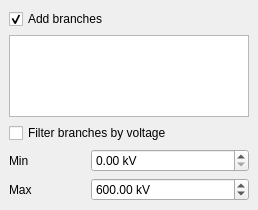
                     <widget class="QWidget" name="contingencyBranchesPage">
                      <property name="geometry">
                       <rect>
                        <x>0</x>
                        <y>0</y>
                        <width>258</width>
                        <height>210</height>
                       </rect>
                      </property>
                      <attribute name="label">
                       <string>Branches</string>
                      </attribute>
                      <layout class="QVBoxLayout" name="verticalLayout_40">
                       <property name="leftMargin">
                        <number>0</number>
                       </property>
                       <property name="topMargin">
                        <number>0</number>
                       </property>
                       <property name="rightMargin">
                        <number>0</number>
                       </property>
                       <property name="bottomMargin">
                        <number>0</number>
                       </property>
                       <item>
                        <widget class="QFrame" name="frame_71">
                         <property name="frameShape">
                          <enum>QFrame::NoFrame</enum>
                         </property>
                         <property name="frameShadow">
                          <enum>QFrame::Raised</enum>
                         </property>
                         <layout class="QGridLayout" name="gridLayout_26">
                          <item row="5" column="0">
                           <widget class="QLabel" name="label_100">
                            <property name="text">
                             <string>Max</string>
                            </property>
                           </widget>
                          </item>
                          <item row="4" column="0">
                           <widget class="QLabel" name="label_99">
                            <property name="text">
                             <string>Min</string>
                            </property>
                           </widget>
                          </item>
                          <item row="2" column="0" colspan="3">
                           <widget class="QCheckBox" name="filterContingencyBranchesByVoltageCheckBox">
                            <property name="text">
                             <string>Filter branches by voltage</string>
                            </property>
                           </widget>
                          </item>
                          <item row="1" column="0" colspan="3">
                           <widget class="QListView" name="contingencyBranchTypesListView"/>
                          </item>
                          <item row="0" column="0" colspan="3">
                           <widget class="QCheckBox" name="addBranchesToContingencyCheckBox">
                            <property name="text">
                             <string>Add branches</string>
                            </property>
                            <property name="checked">
                             <bool>true</bool>
                            </property>
                           </widget>
                          </item>
                          <item row="4" column="1" colspan="2">
                           <widget class="QDoubleSpinBox" name="filterContingencyBranchesByVoltageMinSpinBox">
                            <property name="suffix">
                             <string> kV</string>
                            </property>
                            <property name="maximum">
                             <double>99999999999.000000000000000</double>
                            </property>
                           </widget>
                          </item>
                          <item row="5" column="1" colspan="2">
                           <widget class="QDoubleSpinBox" name="filterContingencyBranchesByVoltageMaxSpinBox">
                            <property name="suffix">
                             <string> kV</string>
                            </property>
                            <property name="maximum">
                             <double>999999999999.000000000000000</double>
                            </property>
                            <property name="value">
                             <double>600.000000000000000</double>
                            </property>
                           </widget>
                          </item>
                         </layout>
                        </widget>
                       </item>
                      </layout>
                     </widget>
